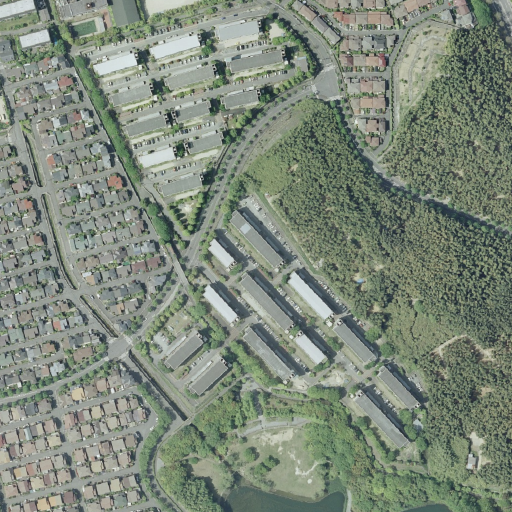
#> input picture demo/image/kyoto_33.tif, 1024 x 1024 px (shown at 1/2 size)
$ python test.py
#> lines starting #> are read from the running program, lines starting #| are printed output that depends on the picture; long printed decimals are rounded
# import cv2
# import matplotlib.pyplot as plt
# import numpy as np
# # 1. 이미지 불러오기 (컬러 → 흑백 변환)
# # img = cv2.imread("demo/image/kyoto_33.tif")#[:224,224:,:]  # 파일 경로 수정
# # img = cv2.resize(img, (448,448), interpolation=cv2.INTER_LINEAR)[:224,:224,:]
# img = cv2.imread("temp/unnorm_patch.png")
# gray = cv2.cvtColor(img, cv2.COLOR_BGR2GRAY)

# # 2. Gaussian Blur 두 번 적용 (σ1 < σ2)
# blur1 = cv2.GaussianBlur(gray, (0, 0), sigmaX=1.0)
# blur2 = cv2.GaussianBlur(gray, (0, 0), sigmaX=3.0)

# # 3. DoG 계산
# dog = blur1 - blur2

# e_hf  = np.sum(dog**2)
# e_tot = np.sum(gray**2) + 1e-8
# hf_score = float(e_hf / e_tot)

# print(e_hf)
# print(e_tot)

# print(f"High-Frequency Energy Ratio: {hf_score:.4f}")

# # # 4. 시각화
# # plt.figure(figsize=(12,4))
# # plt.subplot(1,3,1); plt.title("Original Gray"); plt.imshow(gray, cmap="gray"); plt.axis("off")
# # plt.subplot(1,3,2); plt.title("DoG (σ=1-2)"); plt.imshow(dog, cmap="gray"); plt.axis("off")
# # plt.subplot(1,3,3); plt.title("Absolute DoG"); plt.imshow(cv2.convertScaleAbs(dog), cmap="gray"); plt.axis("off")
# # plt.show()

import cv2
import matplotlib.pyplot as plt
import numpy as np


def hf_score_multiscale(gray, sigmas=[(1,2), (2,4), (4,8)]):
    e_tot = np.sum(gray**2) + 1e-8
    scores = []
    for s1, s2 in sigmas:
        blur1 = cv2.GaussianBlur(gray, (0, 0), sigmaX=s1)
        blur2 = cv2.GaussianBlur(gray, (0, 0), sigmaX=s2)
        dog = blur1 - blur2
        e_hf = np.sum(dog**2)
        scores.append(e_hf / e_tot)
    return float(np.max(scores)), scores  # max score + 각 scale별 score


img = cv2.imread("demo/image/kyoto_33.tif")#[:224,224:,:]  # 파일 경로 수정
#> img is the input picture: shape (1024, 1024, 3); mean B, G, R 121.8, 136, 125.5
img = cv2.resize(img, (448,448), interpolation=cv2.INTER_LINEAR)[:224,:224,:]
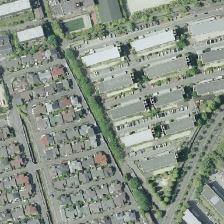
#> img: shape (224, 224, 3); mean B, G, R 134.4, 146.3, 136.6
gray = cv2.cvtColor(img, cv2.COLOR_BGR2GRAY)
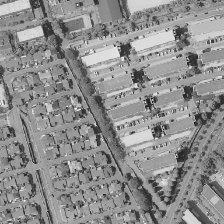
#> gray: shape (224, 224); min 26, max 239, mean 142
#gray = gray - gray.mean()

blur1 = cv2.GaussianBlur(gray, (0, 0), sigmaX=1.0)
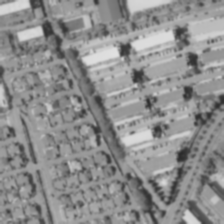
#> blur1: shape (224, 224); min 43, max 225, mean 142
blur2 = cv2.GaussianBlur(gray, (0, 0), sigmaX=3.0)
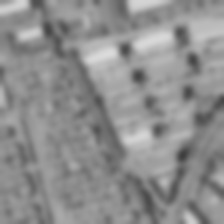
#> blur2: shape (224, 224); min 61, max 219, mean 142.1
dog = blur1 - blur2
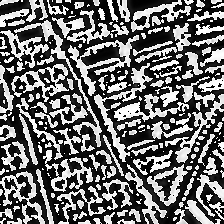
#> dog: shape (224, 224); min 0, max 255, mean 109

hf_score, slist = hf_score_multiscale(gray, sigmas=[(1,2), (1,6), (4,8), (8,16), (16,32), (32,64)])
#> in hf_score_multiscale, `e_tot = np.sum(gray**2) + 1e-8`: e_tot = 5346872
#> the loop in hf_score_multiscale, `for s1, s2 in sigmas:` made 6 passes
#> e_hf on passes 1 to 6: 2579081, 4331477, 2457022, 2411223, 1453721, 528470
#> pass 1, in hf_score_multiscale, `dog = blur1 - blur2`:
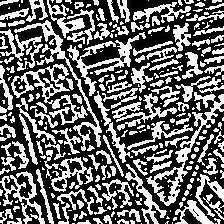
#> dog: shape (224, 224); min 0, max 255, mean 106
#> pass 2, in hf_score_multiscale, `dog = blur1 - blur2`:
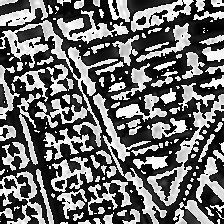
#> dog: shape (224, 224); min 0, max 255, mean 108.6
#> after the loop in hf_score_multiscale, `for s1, s2 in sigmas:`: scores = [0.482, 0.81, 0.46, 0.451, 0.272, 0.0988]
#> hf_score = 0.81; slist = [0.482, 0.81, 0.46, 0.451, 0.272, 0.0988]

print(f"High-Frequency Energy Ratio: {hf_score:.4f}")
#| High-Frequency Energy Ratio: 0.8101
print(slist)
#| [0.4824, 0.8101, 0.4595, 0.451, 0.2719, 0.09884]
# 4. 시각화
plt.figure(figsize=(12,4))
plt.subplot(1,3,1); plt.title("Original Gray"); plt.imshow(gray, cmap="gray"); plt.axis("off")
plt.subplot(1,3,2); plt.title("DoG (σ=1-2)"); plt.imshow(dog, cmap="gray"); plt.axis("off")
plt.subplot(1,3,3); plt.title("Absolute DoG"); plt.imshow(cv2.convertScaleAbs(dog), cmap="gray"); plt.axis("off")
plt.savefig("test.png", bbox_inches='tight', dpi=300)

$ run again, with demo/image/aachen_11.tif copied over demo/image/kyoto_33.tif
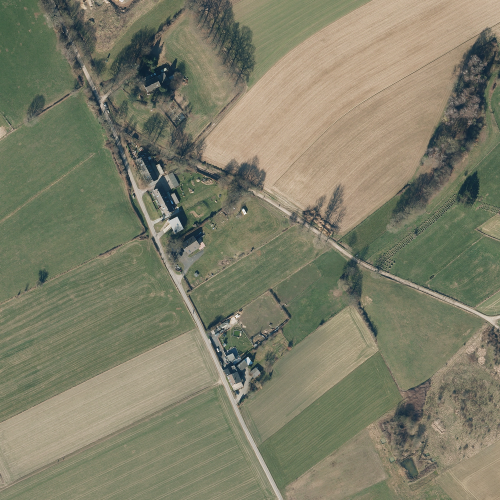
#> input picture demo/image/aachen_11.tif, 1000 x 1000 px (shown at 1/2 size)
#> img is the input picture: shape (1000, 1000, 3); mean B, G, R 104.5, 125.6, 125.9
#> img: shape (224, 224, 3)
#> `blur2 = cv2.GaussianBlur(gray, (0, 0), sigmaX=3.0)`:
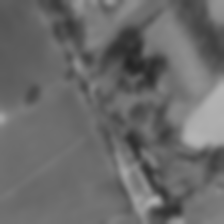
#> blur2: shape (224, 224); min 36, max 180, mean 105.8
#> e_tot = 5317454
#> the loop in hf_score_multiscale, `for s1, s2 in sigmas:` made 6 passes
#> e_hf on passes 1 to 6: 1026616, 2514416, 1541119, 1833908, 1575299, 961757
#> pass 2, in hf_score_multiscale, `dog = blur1 - blur2`:
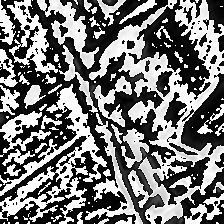
#> dog: shape (224, 224); min 0, max 255, mean 118.9
#> after the loop in hf_score_multiscale, `for s1, s2 in sigmas:`: scores = [0.193, 0.473, 0.29, 0.345, 0.296, 0.181]
#> hf_score = 0.473; slist = [0.193, 0.473, 0.29, 0.345, 0.296, 0.181]
#| High-Frequency Energy Ratio: 0.4729
#| [0.1931, 0.4729, 0.2898, 0.3449, 0.2963, 0.1809]

$ run again, with demo/image/abancay_8.tif copied over demo/image/kyoto_33.tif
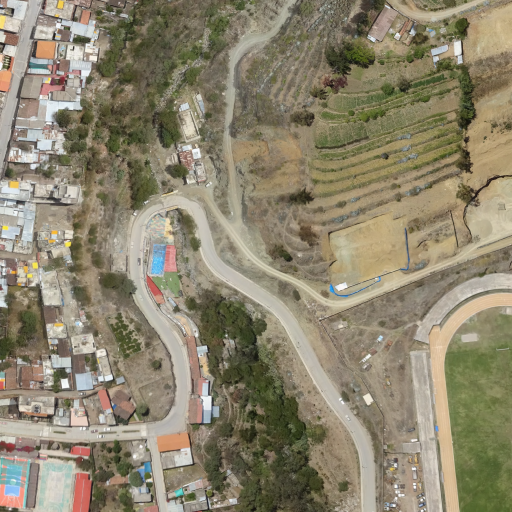
#> input picture demo/image/abancay_8.tif, 1024 x 1024 px (shown at 1/2 size)
#> img is the input picture: shape (1024, 1024, 3); mean B, G, R 110, 132.4, 140.3
#> img: shape (224, 224, 3)
#> e_tot = 5380472
#> the loop in hf_score_multiscale, `for s1, s2 in sigmas:` made 6 passes
#> e_hf on passes 1 to 6: 1979235, 4208677, 2781629, 2451949, 2765406, 3387795
#> pass 1, in hf_score_multiscale, `dog = blur1 - blur2`:
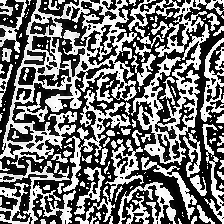
#> dog: shape (224, 224); min 0, max 255, mean 115.7
#> pass 2, in hf_score_multiscale, `dog = blur1 - blur2`:
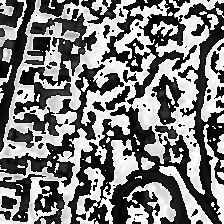
#> dog: shape (224, 224); min 0, max 255, mean 124.4
#> after the loop in hf_score_multiscale, `for s1, s2 in sigmas:`: scores = [0.368, 0.782, 0.517, 0.456, 0.514, 0.63]
#> hf_score = 0.782; slist = [0.368, 0.782, 0.517, 0.456, 0.514, 0.63]
#| High-Frequency Energy Ratio: 0.7822
#| [0.3679, 0.7822, 0.517, 0.4557, 0.514, 0.6296]

$ run again, with demo/image/accra_55.tif copied over demo/image/kyoto_33.tif
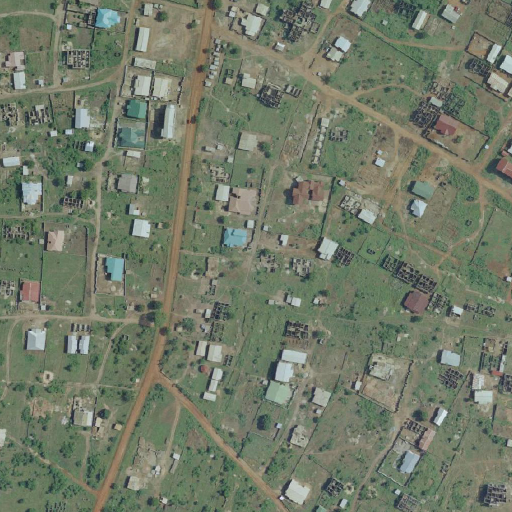
#> input picture demo/image/accra_55.tif, 1024 x 1024 px (shown at 1/2 size)
#> img is the input picture: shape (1024, 1024, 3); mean B, G, R 103.7, 122.1, 113.4
#> img: shape (224, 224, 3)
#> e_tot = 4878929
#> the loop in hf_score_multiscale, `for s1, s2 in sigmas:` made 6 passes
#> e_hf on passes 1 to 6: 1632750, 3364791, 1562492, 1243819, 636452, 164948
#> pass 2, in hf_score_multiscale, `dog = blur1 - blur2`:
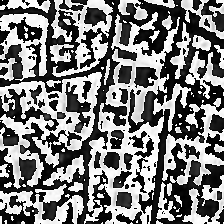
#> dog: shape (224, 224); min 0, max 255, mean 124.2
#> after the loop in hf_score_multiscale, `for s1, s2 in sigmas:`: scores = [0.335, 0.69, 0.32, 0.255, 0.13, 0.0338]
#> hf_score = 0.69; slist = [0.335, 0.69, 0.32, 0.255, 0.13, 0.0338]
#| High-Frequency Energy Ratio: 0.6897
#| [0.3347, 0.6897, 0.3203, 0.2549, 0.1304, 0.03381]
